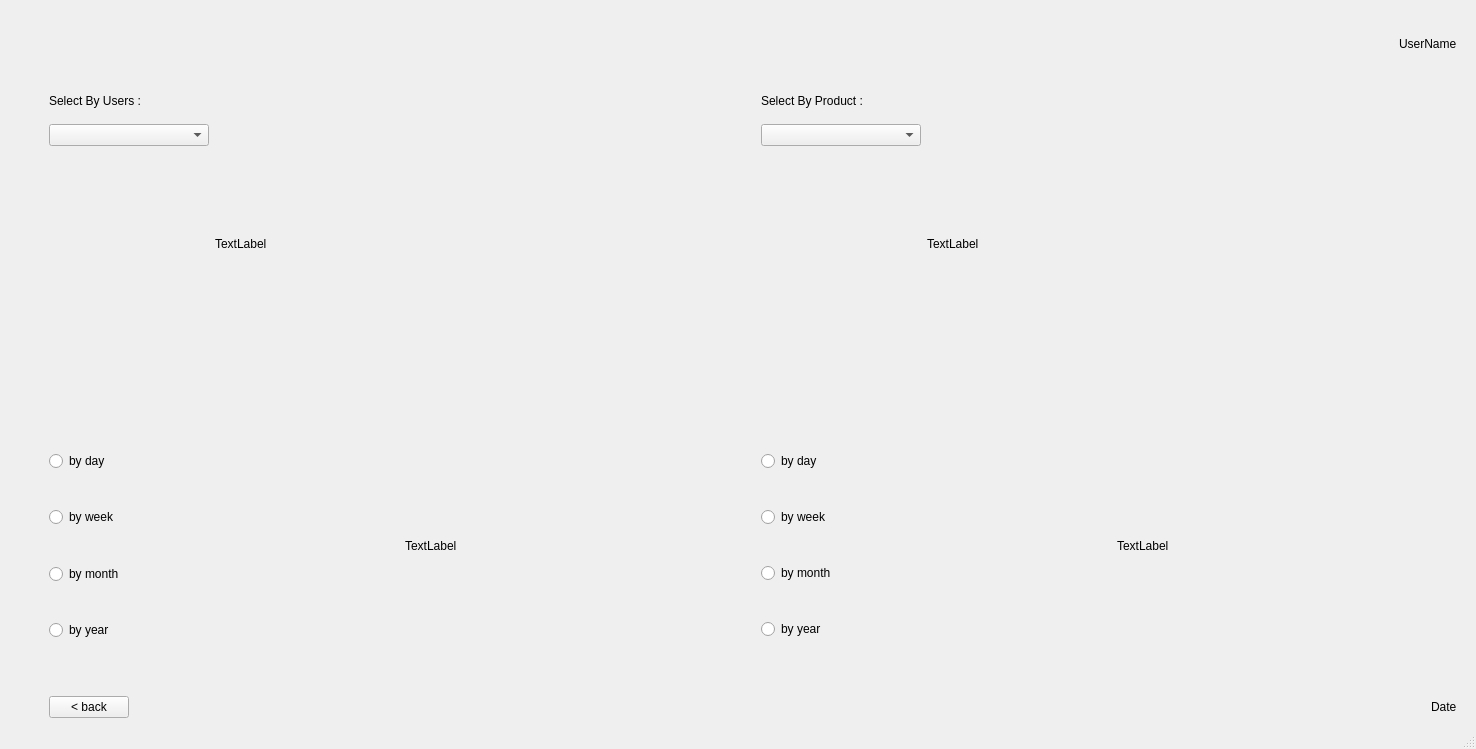
<?xml version="1.0" encoding="UTF-8"?>
<ui version="4.0">
 <class>MainWindow</class>
 <widget class="QMainWindow" name="MainWindow">
  <property name="geometry">
   <rect>
    <x>0</x>
    <y>0</y>
    <width>1476</width>
    <height>749</height>
   </rect>
  </property>
  <property name="windowTitle">
   <string>MainWindow</string>
  </property>
  <property name="styleSheet">
   <string notr="true">QRadioButton{
font: 25 12pt &quot;Yu Gothic UI Light&quot;;
}

QLabel{
font: 25 12pt &quot;Yu Gothic UI Semibold&quot;;

}
</string>
  </property>
  <widget class="QWidget" name="centralwidget">
   <layout class="QVBoxLayout" name="verticalLayout">
    <item>
     <layout class="QHBoxLayout" name="horizontalLayout_3">
      <item>
       <widget class="QLabel" name="logo1">
        <property name="minimumSize">
         <size>
          <width>70</width>
          <height>70</height>
         </size>
        </property>
        <property name="text">
         <string/>
        </property>
        <property name="pixmap">
         <pixmap>../assets/logo-small.png</pixmap>
        </property>
        <property name="scaledContents">
         <bool>true</bool>
        </property>
       </widget>
      </item>
      <item>
       <widget class="QLabel" name="logo2">
        <property name="minimumSize">
         <size>
          <width>70</width>
          <height>70</height>
         </size>
        </property>
        <property name="text">
         <string/>
        </property>
        <property name="pixmap">
         <pixmap>../assets/logo-csmall.png</pixmap>
        </property>
        <property name="scaledContents">
         <bool>true</bool>
        </property>
       </widget>
      </item>
      <item>
       <spacer name="horizontalSpacer">
        <property name="orientation">
         <enum>Qt::Horizontal</enum>
        </property>
        <property name="sizeHint" stdset="0">
         <size>
          <width>40</width>
          <height>20</height>
         </size>
        </property>
       </spacer>
      </item>
      <item>
       <widget class="QLabel" name="usernameLabel">
        <property name="styleSheet">
         <string notr="true">
</string>
        </property>
        <property name="text">
         <string>UserName</string>
        </property>
       </widget>
      </item>
      <item>
       <spacer name="horizontalSpacer_5">
        <property name="orientation">
         <enum>Qt::Horizontal</enum>
        </property>
        <property name="sizeType">
         <enum>QSizePolicy::Minimum</enum>
        </property>
        <property name="sizeHint" stdset="0">
         <size>
          <width>10</width>
          <height>20</height>
         </size>
        </property>
       </spacer>
      </item>
     </layout>
    </item>
    <item>
     <layout class="QHBoxLayout" name="horizontalLayout">
      <property name="sizeConstraint">
       <enum>QLayout::SetFixedSize</enum>
      </property>
      <property name="topMargin">
       <number>9</number>
      </property>
      <item>
       <spacer name="horizontalSpacer_4">
        <property name="orientation">
         <enum>Qt::Horizontal</enum>
        </property>
        <property name="sizeType">
         <enum>QSizePolicy::Fixed</enum>
        </property>
        <property name="sizeHint" stdset="0">
         <size>
          <width>40</width>
          <height>20</height>
         </size>
        </property>
       </spacer>
      </item>
      <item>
       <layout class="QVBoxLayout" name="verticalLayout_3">
        <item>
         <widget class="QLabel" name="label_4">
          <property name="text">
           <string>Select By Users :</string>
          </property>
         </widget>
        </item>
        <item>
         <spacer name="verticalSpacer_6">
          <property name="orientation">
           <enum>Qt::Vertical</enum>
          </property>
          <property name="sizeType">
           <enum>QSizePolicy::Fixed</enum>
          </property>
          <property name="sizeHint" stdset="0">
           <size>
            <width>10</width>
            <height>10</height>
           </size>
          </property>
         </spacer>
        </item>
        <item>
         <widget class="QComboBox" name="users">
          <property name="minimumSize">
           <size>
            <width>160</width>
            <height>0</height>
           </size>
          </property>
          <property name="maximumSize">
           <size>
            <width>150</width>
            <height>16777215</height>
           </size>
          </property>
          <property name="editable">
           <bool>false</bool>
          </property>
          <property name="currentText">
           <string/>
          </property>
          <property name="maxVisibleItems">
           <number>10</number>
          </property>
         </widget>
        </item>
        <item>
         <spacer name="verticalSpacer_5">
          <property name="orientation">
           <enum>Qt::Vertical</enum>
          </property>
          <property name="sizeHint" stdset="0">
           <size>
            <width>20</width>
            <height>40</height>
           </size>
          </property>
         </spacer>
        </item>
       </layout>
      </item>
      <item>
       <layout class="QVBoxLayout" name="verticalLayout_6">
        <item>
         <widget class="QLabel" name="g1">
          <property name="minimumSize">
           <size>
            <width>500</width>
            <height>300</height>
           </size>
          </property>
          <property name="text">
           <string>TextLabel</string>
          </property>
         </widget>
        </item>
       </layout>
      </item>
      <item>
       <layout class="QVBoxLayout" name="verticalLayout_2">
        <item>
         <widget class="QLabel" name="label_3">
          <property name="text">
           <string>Select By Product :</string>
          </property>
         </widget>
        </item>
        <item>
         <spacer name="verticalSpacer_7">
          <property name="orientation">
           <enum>Qt::Vertical</enum>
          </property>
          <property name="sizeType">
           <enum>QSizePolicy::Fixed</enum>
          </property>
          <property name="sizeHint" stdset="0">
           <size>
            <width>10</width>
            <height>10</height>
           </size>
          </property>
         </spacer>
        </item>
        <item>
         <widget class="QComboBox" name="products">
          <property name="minimumSize">
           <size>
            <width>160</width>
            <height>0</height>
           </size>
          </property>
          <property name="maximumSize">
           <size>
            <width>150</width>
            <height>16777215</height>
           </size>
          </property>
          <property name="editable">
           <bool>false</bool>
          </property>
          <property name="currentText">
           <string/>
          </property>
          <property name="currentIndex">
           <number>-1</number>
          </property>
         </widget>
        </item>
        <item>
         <spacer name="verticalSpacer_2">
          <property name="orientation">
           <enum>Qt::Vertical</enum>
          </property>
          <property name="sizeHint" stdset="0">
           <size>
            <width>20</width>
            <height>40</height>
           </size>
          </property>
         </spacer>
        </item>
       </layout>
      </item>
      <item>
       <layout class="QVBoxLayout" name="verticalLayout_7">
        <item>
         <widget class="QLabel" name="g2">
          <property name="minimumSize">
           <size>
            <width>500</width>
            <height>300</height>
           </size>
          </property>
          <property name="maximumSize">
           <size>
            <width>16777215</width>
            <height>9999999</height>
           </size>
          </property>
          <property name="text">
           <string>TextLabel</string>
          </property>
          <property name="scaledContents">
           <bool>true</bool>
          </property>
         </widget>
        </item>
       </layout>
      </item>
     </layout>
    </item>
    <item>
     <layout class="QHBoxLayout" name="horizontalLayout_8">
      <property name="topMargin">
       <number>21</number>
      </property>
      <item>
       <spacer name="horizontalSpacer_7">
        <property name="orientation">
         <enum>Qt::Horizontal</enum>
        </property>
        <property name="sizeType">
         <enum>QSizePolicy::Fixed</enum>
        </property>
        <property name="sizeHint" stdset="0">
         <size>
          <width>40</width>
          <height>20</height>
         </size>
        </property>
       </spacer>
      </item>
      <item>
       <layout class="QVBoxLayout" name="verticalLayout_5">
        <item>
         <spacer name="verticalSpacer_8">
          <property name="orientation">
           <enum>Qt::Vertical</enum>
          </property>
          <property name="sizeHint" stdset="0">
           <size>
            <width>20</width>
            <height>40</height>
           </size>
          </property>
         </spacer>
        </item>
        <item>
         <widget class="QRadioButton" name="radioButton_5">
          <property name="styleSheet">
           <string notr="true"/>
          </property>
          <property name="text">
           <string>by day</string>
          </property>
         </widget>
        </item>
        <item>
         <spacer name="verticalSpacer">
          <property name="orientation">
           <enum>Qt::Vertical</enum>
          </property>
          <property name="sizeHint" stdset="0">
           <size>
            <width>20</width>
            <height>40</height>
           </size>
          </property>
         </spacer>
        </item>
        <item>
         <widget class="QRadioButton" name="radioButton_6">
          <property name="text">
           <string>by week</string>
          </property>
         </widget>
        </item>
        <item>
         <spacer name="verticalSpacer_9">
          <property name="orientation">
           <enum>Qt::Vertical</enum>
          </property>
          <property name="sizeHint" stdset="0">
           <size>
            <width>20</width>
            <height>40</height>
           </size>
          </property>
         </spacer>
        </item>
        <item>
         <widget class="QRadioButton" name="radioButton_7">
          <property name="text">
           <string>by month</string>
          </property>
         </widget>
        </item>
        <item>
         <spacer name="verticalSpacer_11">
          <property name="orientation">
           <enum>Qt::Vertical</enum>
          </property>
          <property name="sizeHint" stdset="0">
           <size>
            <width>20</width>
            <height>40</height>
           </size>
          </property>
         </spacer>
        </item>
        <item>
         <widget class="QRadioButton" name="radioButton_8">
          <property name="text">
           <string>by year</string>
          </property>
         </widget>
        </item>
        <item>
         <spacer name="verticalSpacer_10">
          <property name="orientation">
           <enum>Qt::Vertical</enum>
          </property>
          <property name="sizeHint" stdset="0">
           <size>
            <width>20</width>
            <height>40</height>
           </size>
          </property>
         </spacer>
        </item>
       </layout>
      </item>
      <item>
       <widget class="QLabel" name="g4">
        <property name="text">
         <string>TextLabel</string>
        </property>
       </widget>
      </item>
      <item>
       <layout class="QVBoxLayout" name="verticalLayout_4">
        <item>
         <widget class="QRadioButton" name="radioButton">
          <property name="text">
           <string>by day</string>
          </property>
         </widget>
        </item>
        <item>
         <widget class="QRadioButton" name="radioButton_3">
          <property name="text">
           <string>by week</string>
          </property>
         </widget>
        </item>
        <item>
         <widget class="QRadioButton" name="radioButton_2">
          <property name="text">
           <string>by month</string>
          </property>
         </widget>
        </item>
        <item>
         <widget class="QRadioButton" name="radioButton_4">
          <property name="text">
           <string>by year</string>
          </property>
         </widget>
        </item>
       </layout>
      </item>
      <item>
       <widget class="QLabel" name="g3_2">
        <property name="text">
         <string>TextLabel</string>
        </property>
       </widget>
      </item>
     </layout>
    </item>
    <item>
     <spacer name="horizontalSpacer_3">
      <property name="orientation">
       <enum>Qt::Horizontal</enum>
      </property>
      <property name="sizeHint" stdset="0">
       <size>
        <width>40</width>
        <height>20</height>
       </size>
      </property>
     </spacer>
    </item>
    <item>
     <layout class="QHBoxLayout" name="horizontalLayout_7">
      <property name="topMargin">
       <number>0</number>
      </property>
      <item>
       <spacer name="horizontalSpacer_8">
        <property name="orientation">
         <enum>Qt::Horizontal</enum>
        </property>
        <property name="sizeType">
         <enum>QSizePolicy::Maximum</enum>
        </property>
        <property name="sizeHint" stdset="0">
         <size>
          <width>40</width>
          <height>20</height>
         </size>
        </property>
       </spacer>
      </item>
      <item>
       <widget class="QPushButton" name="btnback">
        <property name="text">
         <string>&lt; back</string>
        </property>
       </widget>
      </item>
      <item>
       <spacer name="horizontalSpacer_2">
        <property name="orientation">
         <enum>Qt::Horizontal</enum>
        </property>
        <property name="sizeHint" stdset="0">
         <size>
          <width>40</width>
          <height>20</height>
         </size>
        </property>
       </spacer>
      </item>
      <item>
       <widget class="QLabel" name="dateLabel">
        <property name="styleSheet">
         <string notr="true"/>
        </property>
        <property name="text">
         <string>Date</string>
        </property>
       </widget>
      </item>
      <item>
       <spacer name="horizontalSpacer_6">
        <property name="orientation">
         <enum>Qt::Horizontal</enum>
        </property>
        <property name="sizeType">
         <enum>QSizePolicy::Minimum</enum>
        </property>
        <property name="sizeHint" stdset="0">
         <size>
          <width>10</width>
          <height>20</height>
         </size>
        </property>
       </spacer>
      </item>
     </layout>
    </item>
   </layout>
  </widget>
  <widget class="QStatusBar" name="statusbar"/>
 </widget>
 <resources/>
 <connections/>
</ui>
